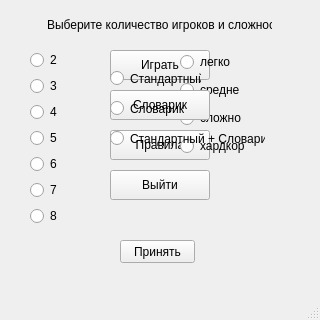
<?xml version="1.0" encoding="UTF-8"?>
<ui version="4.0">
 <class>MainWindow</class>
 <widget class="QMainWindow" name="MainWindow">
  <property name="geometry">
   <rect>
    <x>0</x>
    <y>0</y>
    <width>320</width>
    <height>320</height>
   </rect>
  </property>
  <property name="windowTitle">
   <string>MainWindow</string>
  </property>
  <widget class="QWidget" name="centralwidget">
   <widget class="QPushButton" name="pushButton_Play">
    <property name="geometry">
     <rect>
      <x>110</x>
      <y>50</y>
      <width>100</width>
      <height>30</height>
     </rect>
    </property>
    <property name="text">
     <string>Играть</string>
    </property>
   </widget>
   <widget class="QPushButton" name="pushButton_Guide">
    <property name="geometry">
     <rect>
      <x>110</x>
      <y>130</y>
      <width>100</width>
      <height>30</height>
     </rect>
    </property>
    <property name="text">
     <string>Правила</string>
    </property>
   </widget>
   <widget class="QPushButton" name="pushButton_Exit">
    <property name="geometry">
     <rect>
      <x>110</x>
      <y>170</y>
      <width>100</width>
      <height>30</height>
     </rect>
    </property>
    <property name="text">
     <string>Выйти</string>
    </property>
   </widget>
   <widget class="QWidget" name="verticalLayoutWidget">
    <property name="geometry">
     <rect>
      <x>30</x>
      <y>50</y>
      <width>111</width>
      <height>181</height>
     </rect>
    </property>
    <layout class="QVBoxLayout" name="verticalLayout">
     <item>
      <widget class="QRadioButton" name="Players_cnt_2">
       <property name="text">
        <string>2</string>
       </property>
      </widget>
     </item>
     <item>
      <widget class="QRadioButton" name="Players_cnt_3">
       <property name="text">
        <string>3</string>
       </property>
      </widget>
     </item>
     <item>
      <widget class="QRadioButton" name="Players_cnt_4">
       <property name="text">
        <string>4</string>
       </property>
      </widget>
     </item>
     <item>
      <widget class="QRadioButton" name="Players_cnt_5">
       <property name="text">
        <string>5</string>
       </property>
      </widget>
     </item>
     <item>
      <widget class="QRadioButton" name="Players_cnt_6">
       <property name="text">
        <string>6</string>
       </property>
      </widget>
     </item>
     <item>
      <widget class="QRadioButton" name="Players_cnt_7">
       <property name="text">
        <string>7</string>
       </property>
      </widget>
     </item>
     <item>
      <widget class="QRadioButton" name="Players_cnt_8">
       <property name="text">
        <string>8</string>
       </property>
      </widget>
     </item>
    </layout>
   </widget>
   <widget class="QLabel" name="label_players_cnt">
    <property name="geometry">
     <rect>
      <x>47</x>
      <y>10</y>
      <width>225</width>
      <height>30</height>
     </rect>
    </property>
    <property name="text">
     <string>Выберите количество игроков и сложность</string>
    </property>
   </widget>
   <widget class="QPushButton" name="pushButton_accept_cnt">
    <property name="geometry">
     <rect>
      <x>120</x>
      <y>240</y>
      <width>75</width>
      <height>23</height>
     </rect>
    </property>
    <property name="text">
     <string>Принять</string>
    </property>
   </widget>
   <widget class="QWidget" name="verticalLayoutWidget_2">
    <property name="geometry">
     <rect>
      <x>180</x>
      <y>50</y>
      <width>121</width>
      <height>111</height>
     </rect>
    </property>
    <layout class="QVBoxLayout" name="verticalLayout_2">
     <item>
      <widget class="QRadioButton" name="Difficulty_easy">
       <property name="text">
        <string>легко</string>
       </property>
      </widget>
     </item>
     <item>
      <widget class="QRadioButton" name="Difficulty_normal">
       <property name="text">
        <string>средне</string>
       </property>
      </widget>
     </item>
     <item>
      <widget class="QRadioButton" name="Difficulty_hard">
       <property name="text">
        <string>сложно</string>
       </property>
      </widget>
     </item>
     <item>
      <widget class="QRadioButton" name="Difficulty_hardcore">
       <property name="text">
        <string>хардкор</string>
       </property>
      </widget>
     </item>
    </layout>
   </widget>
   <widget class="QPushButton" name="pushButton_Dictionary">
    <property name="geometry">
     <rect>
      <x>110</x>
      <y>90</y>
      <width>100</width>
      <height>30</height>
     </rect>
    </property>
    <property name="text">
     <string>Словарик</string>
    </property>
   </widget>
   <widget class="QRadioButton" name="words_common">
    <property name="geometry">
     <rect>
      <x>110</x>
      <y>70</y>
      <width>91</width>
      <height>17</height>
     </rect>
    </property>
    <property name="text">
     <string>Стандартный</string>
    </property>
   </widget>
   <widget class="QRadioButton" name="words_dict">
    <property name="geometry">
     <rect>
      <x>110</x>
      <y>100</y>
      <width>82</width>
      <height>17</height>
     </rect>
    </property>
    <property name="text">
     <string>Словарик</string>
    </property>
   </widget>
   <widget class="QRadioButton" name="words_common_and_dict">
    <property name="geometry">
     <rect>
      <x>110</x>
      <y>130</y>
      <width>155</width>
      <height>17</height>
     </rect>
    </property>
    <property name="text">
     <string>Стандартный + Словарик</string>
    </property>
   </widget>
   <zorder>pushButton_Guide</zorder>
   <zorder>pushButton_Exit</zorder>
   <zorder>pushButton_Play</zorder>
   <zorder>verticalLayoutWidget</zorder>
   <zorder>label_players_cnt</zorder>
   <zorder>pushButton_accept_cnt</zorder>
   <zorder>verticalLayoutWidget_2</zorder>
   <zorder>pushButton_Dictionary</zorder>
   <zorder>words_common</zorder>
   <zorder>words_dict</zorder>
   <zorder>words_common_and_dict</zorder>
  </widget>
  <widget class="QMenuBar" name="menubar">
   <property name="geometry">
    <rect>
     <x>0</x>
     <y>0</y>
     <width>320</width>
     <height>21</height>
    </rect>
   </property>
  </widget>
  <widget class="QStatusBar" name="statusbar"/>
 </widget>
 <resources/>
 <connections/>
</ui>
